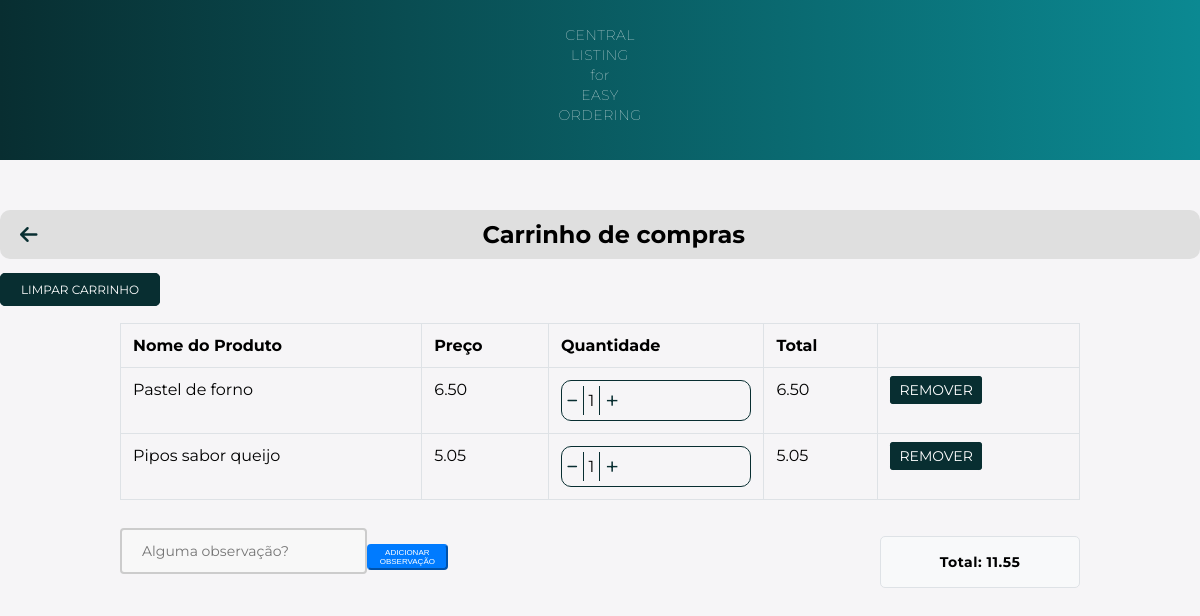
Page /cart/ (signed in) on the committed database.
### main/models.py (models this page shows, shortened)
class Cart(models.Model):
    user = models.ForeignKey(User, on_delete=models.CASCADE)
    product = models.ForeignKey(FoodProduct, on_delete=models.CASCADE)
    quantity = models.PositiveBigIntegerField(default=1)

class FoodProduct(models.Model):
    name = models.CharField(max_length=255)
    price = models.DecimalField(max_digits=10, decimal_places=2)
    description = models.TextField()
    ingredients = models.ManyToManyField(Ingredients, blank=True)

### main/views.py (the view)
# urls.py: path('cart/', views.cart, name='cart'),
@login_required(login_url='login')
def cart(request):
    cart_items = Cart.objects.filter(user=request.user)
    cart_items_total = []
    for item in cart_items:
        total = item.product.price * item.quantity
        cart_items_total.append((item, total))
    cart_total = sum([total for _, total in cart_items_total])
    if request.method == "POST":
        form = CartForm(request.POST)
        if form.is_valid():
            obs = form.cleaned_data["text_box_obs"]
            request.session["cart_obs"] = obs
            return redirect('cart')
    else:
        form = CartForm()
    context = {
        'cart_items_total': cart_items_total,
        'cart_total': cart_total,
        'form': form,
    }
    return render(request, 'cart.html', context)

### main/forms.py
class CartForm(forms.Form):
    text_box_obs = forms.CharField(widget=forms.Textarea(attrs={'rows': 4, 'placeholder': 'Alguma observação?'}), required=False)

### templates/cart.html (shortened to what this page needs)
{% load static %}
<!DOCTYPE html>
<html>
<head>
    <link rel="stylesheet" type="text/css" href="{% static './css/cart.css' %}">
    <link rel="stylesheet" href="https://cdnjs.cloudflare.com/ajax/libs/font-awesome/6.4.0/css/all.min.css" />
</head>
<body>
    <nav>
        <p>CENTRAL<br>LISTING<br>for<br>EASY<br>ORDERING</p>
    </nav>
    {% block content %}
    <div class="top-bar">
        <a href="{% url 'home' %}" class="back-to-home">
            <i class="fas fa-arrow-left"></i>
        </a>
        <h1 class="top-bar-title">Carrinho de compras</h1>
    </div>
    <a href="{% url 'clear_cart' %}" class="btn btn-danger clear-cart-btn" name="clearCart">Limpar carrinho</a>
    <div class="container">
        <div class="row">
            <div class="col-12">
                {% if cart_items_total %}
                <div class="table-container">
                <table class="table table-bordered">
                    <thead>
                        <tr>
                            <th>Nome do Produto</th>
                            <th>Preço</th>
                            <th>Quantidade</th>
                            <th>Total</th>
                            <th></th>
                        </tr>
                    </thead>
                    <tbody>
                        {% for item, total in cart_items_total %}
                        <tr>
                            <td>{{ item.product.name }}</td>
                            <td>{{ item.product.price }}</td>
                            <td>
                                <div class="quantity-box">
                                    <a href="{% url 'decrement_quantity' item.product.id %}" class="fa-sharp fa-solid fa-minus btn-sm minus-link" style="text-decoration: none" name="decreaseCart"></a>
                                    <span class="quantity-number">{{ item.quantity }}</span>
                                    <a href="{% url 'increment_quantity' item.product.id %}" class="fa-light fa-plus btn-sm plus-link" style="text-decoration: none" name="increaseCart"></a>
                                </div>
                            </td>
                            <td>{{ total }}</td>
                            <td>
                                <a href="{% url 'remove_from_cart' item.product.id %}" class="btn btn-danger btn-sm" name="removeCart">Remover</a>
                            </td>
                        </tr>
                        {% endfor %}
                    </tbody>
                </table>
            </div>
            {% if cart_items_total %}
                <div class="bottom-container">
                    <form method="post">
                        <div class="observation-container">
                            <input type="text" name="{{ form.text_box_obs.name }}" class="observation-box" placeholder="Alguma observação?"/>
                            <div class="add-observation-btn-container">
                                <button type="submit" class="btn btn-primary" name="obsCartBtn">Adicionar observação</button>
                            </div>
                        </div>
                    </form>
                    <div class="total-box">
                        <p class="total-text">Total: {{ cart_total }}</p>
                    </div>
                </div>
            {% endif %}
                {% else %}
                <div class="empty-cart-message">
                    <p>Seu carrinho está vazio. <a href="{% url 'home' %}">Continue comprando</a>.</p>
                </div>
                {% endif %}
            </div>
        </div>
    </div>
    {% endblock %}
</body>
</html>

### static/css/cart.css (style rules this page uses)
* { box-sizing: border-box; margin: 0; padding: 0; }
body { background: #f6f5f7; font-family: 'Montserrat', sans-serif; }
nav { background: linear-gradient(90deg, #082E31, #0b8992); padding: 5px; text-align: center; font-size: 15px; font-weight: bold; width: 100%; color: #fff; margin-bottom: 50px; }
p { font-size: 14px; font-weight: 100; line-height: 20px; letter-spacing: 0.5px; margin: 20px 0 30px; }
.container { width: 80%; margin: 0 auto; position: relative; }
.table { width: 100%; margin-bottom: 1rem; background-color: transparent; border-collapse: collapse; }
.table-bordered { border: 1px solid #dee2e6; }
.table-bordered th, .table-bordered td { border: 1px solid #dee2e6; }
th { text-align: inherit; padding: 0.75rem; vertical-align: top; border-top: 1px solid #dee2e6; }
td { padding: 0.75rem; vertical-align: top; border-top: 1px solid #dee2e6; }
.btn { text-transform: uppercase; font-size: 12px; padding: 8px 20px; border-radius: 5px; cursor: pointer; text-decoration: none; }
.btn-danger { background-color:#082E31; color: #fff; border: 1px solid #082E31; }
.btn-sm { font-size: 0.875rem; padding: 0.25rem 0.5rem; border-radius: 0.2rem; }
.plus-link { padding: 5px 5px; display: inline-block; background-color: #f6f5f7; color: #082E31; font-size: 24px }
.minus-link { padding: 5px 5px; display: inline-block; background-color: #f6f5f7; color: #082E31; font-size: 12px }
.quantity-box { display: flex; align-items: center; border: 1px solid #082E31; border-radius: 10px; box-sizing: 1px; }
.quantity-number { display: inline-block; padding: 5px 5px; border-left: 1px solid #082E31; border-right: 1px solid #082E31; }
.top-bar { display: flex; align-items: center; padding: 10px 20px; background-color: #dfdfdf; border-radius: 10px; margin-bottom: 20px; }
.top-bar-title { flex-grow: 1; margin: 0; font-size: 24px; text-align: center; }
.back-to-home { color: #082E31; font-size: 20px; margin-right: 10px; }
.clear-cart-btn { margin-top: 15px; margin-bottom: 15px; }
.total-box { background-color: #f8f9fa; border: 1px solid #dee2e6; padding: 15px; margin-bottom: 20px; border-radius: 5px; width: 100%; max-width: 200px; text-align: center; right: 0; }
.total-text { margin: 0; font-weight: bold; }
.table-container { margin-top: 25px; }
.observation-box { width: 100%; padding: 12px 20px; margin: 8px 0; box-sizing: border-box; border: 2px solid #ccc; border-radius: 4px; background-color: #f8f8f8; resize: none; font-size: 14px; font-family: inherit; margin-bottom: 10px; }
.btn-primary { background-color: #007bff; border-color: #007bff; color: #fff; padding: 2px 4px; font-size: 8px; border-radius: 4px; cursor: pointer; transition: all 0.3s; }
.observation-container { display: flex; align-items: center; justify-content: space-between; margin-bottom: 20px; }
.total-box { margin-top: 20px; }
.bottom-container { display: flex; justify-content: space-between; align-items: center; flex-wrap: wrap; }
.add-observation-btn-container { text-align: left; margin-top: 10px; }

### rows in the picture
Cart: product.name "Pastel de forno", product.price "6.50", quantity "1", total "6.50"
Cart: product.name "Pipos sabor queijo", product.price "5.05", quantity "1", total "5.05"

### other values in the picture
{{ cart_total }} "11.55"
